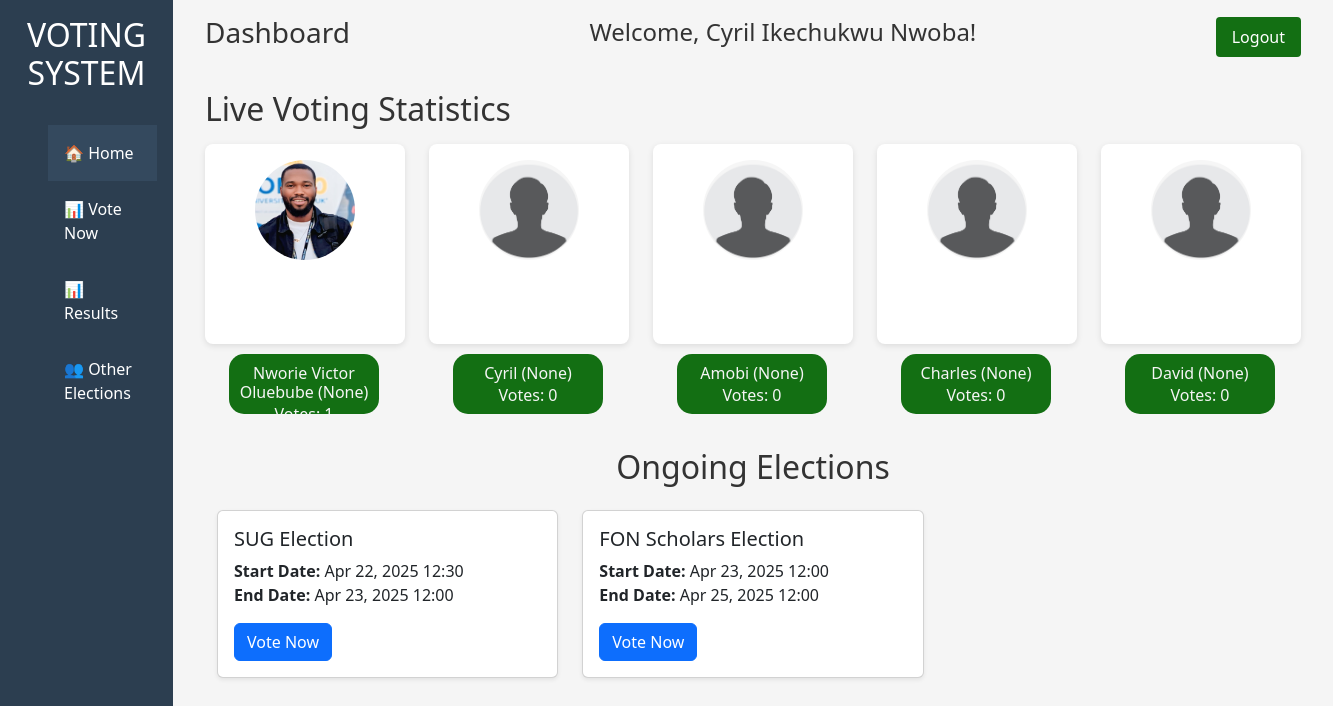
Page /dashboard/ (signed in) on the committed database.
### votingapp/models.py (models this page shows, shortened)
class User(AbstractUser):
    username_validator = UnicodeUsernameValidator()
    username = models.CharField(
        max_length=150,
        unique=False,  # Email will be used for login instead of username
        help_text='Required. 150 characters or fewer. Letters, digits and @/./+/-/_ only.',
        validators=[username_validator],
        error_messages={
            'unique': "A user with that username already exists.",
        },
    )
    full_name = models.CharField(max_length=255)
    email = models.EmailField(unique=True, primary_key=True)
    address = models.CharField(max_length=255)
    has_voted = models.BooleanField(default=False)
    is_eligible = models.BooleanField(default=True)
    groups = models.ManyToManyField(
        'auth.Group',
        related_name='custom_user_groups',
        blank=True,
        help_text='The groups this user belongs to.',
        verbose_name='groups',
    )
    user_permissions = models.ManyToManyField(
        'auth.Permission',
        related_name='custom_user_permissions',  # Custom related name
        blank=True,
        help_text='Specific permissions for this user.',
        verbose_name='user permissions',
    )
    USERNAME_FIELD = 'email'
    REQUIRED_FIELDS = ['username', 'full_name', 'address']

class Candidate(models.Model):
    name = models.CharField(max_length=100)
    party = models.CharField(max_length=100, null=True, blank=True)
    votes = models.IntegerField(default=0)
    user = models.ForeignKey(User, on_delete=models.CASCADE, related_name='candidates', null=True, blank=True)
    position = models.ForeignKey('Position', on_delete=models.CASCADE, related_name='candidates', null=True, blank=True)
    election = models.ForeignKey('Election', on_delete=models.CASCADE, related_name='candidates', null=True, blank=True)
    image = models.ImageField(upload_to='candidate_images/', blank=True, null=True)

class Election(models.Model):
    name = models.CharField(max_length=100)
    start_date = models.DateTimeField()
    end_date = models.DateTimeField()
    created_by = models.ForeignKey(User, on_delete=models.CASCADE, null=True, blank=True)

### votingapp/views.py (the view)
# urls.py: path('dashboard/', views.dashboard, name='dashboard'),  # URL for the dashboard view
@login_required
def dashboard(request):
    user = request.user
    elections = Election.objects.all()
    candidates = Candidate.objects.all()
    candidates_with_votes = [
        {
            'name': candidate.name,
            'party': candidate.party,
            'votes': Vote.objects.filter(candidate=candidate).count(),
            'image': candidate.image,
        }
        for candidate in candidates
    ]
    context = {
        'user': user,
        'elections': elections,
        'candidates_with_votes': candidates_with_votes,
    }
    return render(request, 'votingapp/dashboard.html', context)

### votingapp/templates/votingapp/dashboard.html (shortened to what this page needs)
{% load static %}
<!DOCTYPE html>
<html lang="en">
<head>
  <link href="https://cdn.jsdelivr.net/npm/bootstrap@5.3.0/dist/css/bootstrap.min.css" rel="stylesheet">
</head>
<body>
  <div class="dashboard">
    <aside class="sidebar">
      <h2>VOTING SYSTEM</h2>
      <nav>
        <ul>
          <li class="active" onclick="showSection('home')">🏠 Home</li>
          <li><a href="{% url 'vote_page' %}" style="text-decoration: none; color: inherit;">📊 Vote Now</a></li>
          <li><a href="{% url 'results' %}" style="text-decoration: none; color: inherit;">📊 Results</a></li>
          <li onclick="showSection('manage')">👥 Other Elections</li>
        </ul>
      </nav>
    </aside>
    <div class="main">
      <header>
        <h3>Dashboard</h3>
        <h4>Welcome, {{user.full_name}}!</h4>
        <form method="POST" action="{% url 'logout' %}">
          <button type="submit" class="logout-btn">Logout</button>
        </form>
      </header>
      <section id="home" class="section">
        <h2>Live Voting Statistics</h2>
        <div class="cards">
          {% for candidate in candidates_with_votes %}
          <div id="A">
            <div class="CandA">
              <img src="{% if candidate.image %}{{ candidate.image.url }}{% else %}/static/img/default.png{% endif %}"
              alt="{{ candidate.name }}"
              style="width: 100px; height: 100px; border-radius: 50%;">
            </div>
            <div id="partyA-count" style="display: inline-block; padding: 10px;">
              <h6 class="m-0">{{ candidate.name }} ({{ candidate.party }})</h6>
              <p class="m-0">Votes: {{ candidate.votes }}</p>
            </div>
          </div>
          {% endfor %}
      </section>
      <br><br><br>
      <section id="ongoing-elections" class="section">
        <h2 class="text-center">Ongoing Elections</h2>
        <div class="container mt-4">
          <div class="row">
            {% for election in elections %}
            <div class="col-md-4">
              <div class="card mb-4 shadow-sm">
                <div class="card-body">
                  <h5 class="card-title">{{ election.name }}</h5>
                  <p class="card-text">
                    <strong>Start Date:</strong> {{ election.start_date|date:"M d, Y H:i" }}<br>
                    <strong>End Date:</strong> {{ election.end_date|date:"M d, Y H:i" }}
                  </p>
                  <a href="{% url 'vote_page' %}" class="btn btn-primary">Vote Now</a>
                </div>
              </div>
            </div>
            {% empty %}
            <div class="col-12">
              <p class="text-center">No ongoing elections at the moment.</p>
            </div>
            {% endfor %}
          </div>
        </div>
      </section>
    </div>
  </div>
</body>
</html>

### votingapp/templates/votingapp/dashboard.html (style rules this page uses)
* { margin: 0; padding: 0; box-sizing: border-box; font-family: 'Segoe UI', sans-serif; }
body { background: #f5f5f5; color: #333; }
.dashboard { display: flex; min-height: 100vh; }
.sidebar { width: 220px; background-color: #2c3e50; color: #fff; padding: 1rem; }
.sidebar h2 { text-align: center; margin-bottom: 2rem; }
.sidebar ul { list-style: none; }
.sidebar li { padding: 1rem; cursor: pointer; transition: background 0.3s; }
.sidebar li:hover, .sidebar li.active { background-color: #34495e; }
.main { flex: 1; padding: 1rem 2rem; }
header { display: flex; justify-content: space-between; align-items: center; }
.logout-btn { background-color: rgba(0, 100, 0, 0.922); color: white; border: none; padding: 0.5rem 1rem; cursor: pointer; border-radius: 4px; }
.section { margin-top: 2rem; }
#partyA-count { height: 60px; width: 150px; background-color: rgba(0, 100, 0, 0.922); color: #f5f5f5; margin-left: 24px; margin-top: 10px; border-top-right-radius: 15px; border-top-left-radius: 15px ; border-bottom-left-radius: 15px; border-bottom-right-radius: 15px ; text-align: center; }
.cards { display: flex; gap: 1.5rem; margin-top: 1rem; height: 200px; }
.CandA { background: white; padding: 1rem; border-radius: 8px; box-shadow: 0 2px 6px rgba(0,0,0,0.1); width: 200px; text-align: center; height: 200px; }
#A { height: 200px; width: 200px; }

### rows in the picture
User: full_name "Cyril Ikechukwu Nwoba"
Candidate: name "Nworie Victor Oluebube"
Candidate: name "Cyril"
Candidate: name "Amobi"
Candidate: name "Charles"
Candidate: name "David"
Election: name "SUG Election", start_date "Apr 22, 2025 12:30", end_date "Apr 23, 2025 12:00"
Election: name "FON Scholars Election", start_date "Apr 23, 2025 12:00", end_date "Apr 25, 2025 12:00"

### other values in the picture
{{ candidate.party }} "None" "None" "None" "None" "None"
{{ candidate.votes }} "1" "0" "0" "0" "0"
